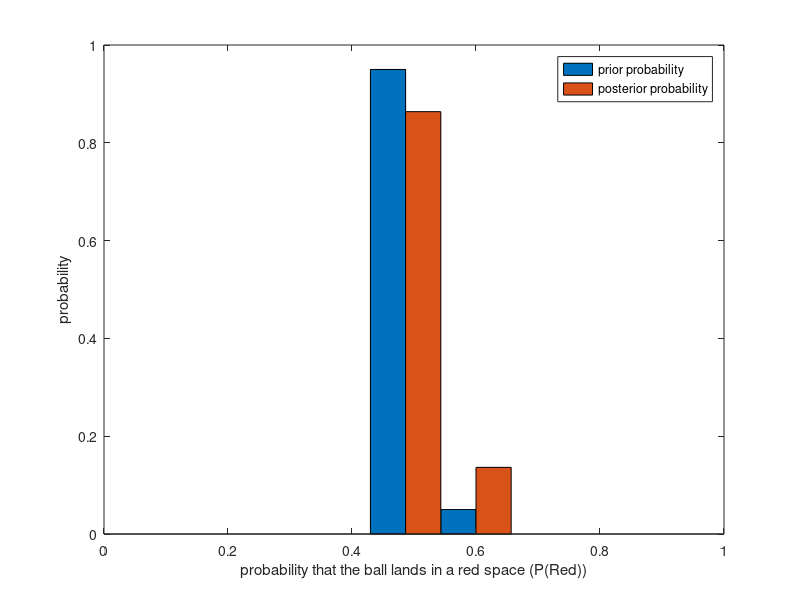

Here is the MATLAB script that generated this plot:
disp('% Set the gambler''s prior'),
 
table = ([18/37,0.95,0.0; 0.6,0.05,0.0; 0.0,0.0,0.0]), %SET VALUES
              
disp('% Check that total prior probability sums to one'),

prior_sum = table(1,2) + table(2,2),

if prior_sum ~= 1,
    disp('% oops! sum of prior probabilities does not equal one')
end

disp(' '), 
disp('% plot the prior probability mass function'),
 
bar(table(1:2,1),table(1:2,2:3),1),
axis([0,1,0,1]),
xlabel('probability that the ball lands in a red space (P(Red))'),
ylabel('probability'),
legend('prior probability'),
 

disp('% Set data observation'),
 
num_red = 10, %SET VALUE
num_spins = 14, %SET VALUE


disp('% Calculate posterior probabilities using Bayes'' Rule'),

binomial_coeff = factorial(num_spins)/(factorial(num_red)*factorial(num_spins - num_red)),

table(1,3) = (binomial_coeff * (table(1,1)^num_red*(1-table(1,1))^(num_spins-num_red)) * table(1,2)) / ((binomial_coeff * (table(1,1)^num_red*(1-table(1,1))^(num_spins-num_red)) * table(1,2)) + (binomial_coeff * (table(2,1)^num_red*(1-table(2,1))^(num_spins-num_red)) * table(2,2)) );
table(2,3) = (binomial_coeff * (table(2,1)^num_red*(1-table(2,1))^(num_spins-num_red)) * table(2,2)) / ((binomial_coeff * (table(1,1)^num_red*(1-table(1,1))^(num_spins-num_red)) * table(1,2)) + (binomial_coeff * (table(2,1)^num_red*(1-table(2,1))^(num_spins-num_red)) * table(2,2)) ),

disp(' '), 
disp('% add the posterior probability mass function to the plot'),
 
bar(table(1:2,1),table(1:2,2:3),1),
axis([0,1,0,1]),
xlabel('probability that the ball lands in a red space (P(Red))'),
ylabel('probability'),
legend('prior probability','posterior probability'),
 

disp('% Calculate E(P(Red)) based on posterior probabilities'),
 
table(3,3) = table(1,1)*table(1,3) + table(2,1)*table(2,3),

disp('% Is the expected return on the Red bet > 0?'),
disp('(This requires that E(P(Red)) > 0.5)'),

if table(3,3) > 0.5,
    disp('% Yes, the Bayesian gambler should bet')
        elseif table(3,3) <= 0.5,
    disp('% No, the Bayesian gambler should not bet')
end